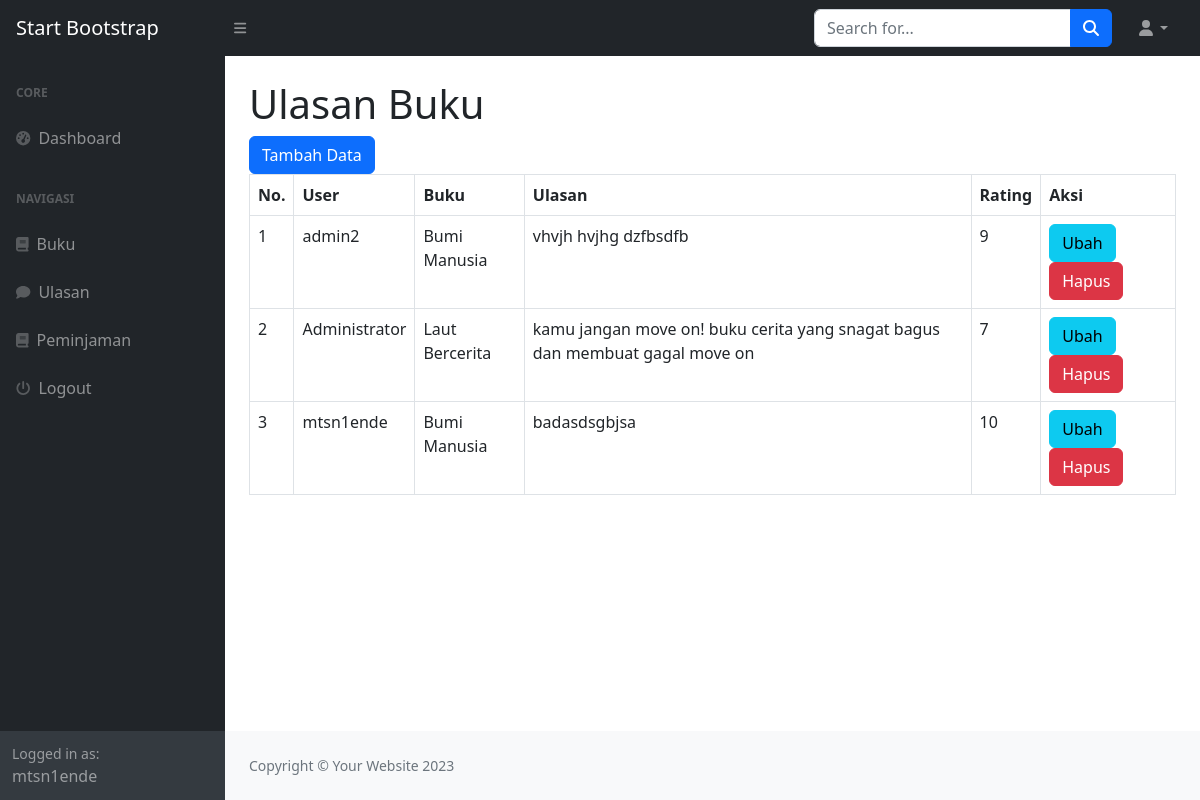
The page /index.php?page=ulasan (signed in) on the database its author committed.
### tables this page shows
CREATE TABLE `ulasan` (
  `id_ulasan` int(11) NOT NULL,
  `id_user` int(11) DEFAULT NULL,
  `id_buku` int(11) DEFAULT NULL,
  `ulasan` text NOT NULL,
  `rating` int(11) NOT NULL
);

CREATE TABLE `user` (
  `id_user` int(11) NOT NULL,
  `nama` varchar(255) DEFAULT NULL,
  `username` varchar(255) DEFAULT NULL,
  `password` varchar(255) DEFAULT NULL,
  `email` varchar(255) DEFAULT NULL,
  `alamat` text,
  `no_telepon` varchar(255) DEFAULT NULL,
  `level` enum('admin','petugas','peminjam') DEFAULT NULL
);

CREATE TABLE `buku` (
  `id_buku` int(11) NOT NULL,
  `id_kategori` int(11) DEFAULT NULL,
  `judul` varchar(255) DEFAULT NULL,
  `gambar` varchar(255) DEFAULT NULL,
  `penulis` varchar(255) DEFAULT NULL,
  `penerbit` varchar(255) DEFAULT NULL,
  `tahun_terbit` varchar(255) DEFAULT NULL,
  `deskripsi` text,
  `kuantitas` int(11) DEFAULT NULL
);

### ulasan.php (the view)
<h1 class="mt-4">Ulasan Buku</h1>
<div class="row">
    <div class="col-md-12">
        <a href="?page=ulasan_tambah" class="btn btn-primary">Tambah Data</a>
        <table class="table table-bordered" id="dataTable" width="100%" cellspacing="0">
            <tr>
                <th>No.</th>
                <th>User</th>
                <th>Buku</th>
                <th>Ulasan</th>
                <th>Rating</th>
                <th>Aksi</th>
            </tr>
            <?php
                $i=1;
                $query = mysqli_query($koneksi, "SELECT * FROM ulasan LEFT JOIN user on user.id_user=ulasan.id_user LEFT JOIN buku ON buku.id_buku=ulasan.id_buku");
                while ($data = mysqli_fetch_array($query)) :
            ?>
            <tr>
                <td><?= $i++; ?></td>
                <td><?= $data['nama']; ?></td>
                <td><?= $data['judul']; ?></td>
                <td><?= $data['ulasan']; ?></td>
                <td><?= $data['rating']; ?></td>
                <td>
                    <a href="?page=ulasan_ubah&&id=<?= $data['id_ulasan']?>" class="btn btn-info">Ubah</a>
                    <a onclick="return confirm('Apakah anda yakin menghapus data ini')" href="?page=ulasan_hapus&&id=<?= $data['id_ulasan']?>" class="btn btn-danger">Hapus</a>
                </td>
            </tr>
            <?php endwhile; ?>
        </table>
    </div>
</div>

### rows shown on the page
ulasan: id_user.nama "admin2", id_buku.judul "Bumi Manusia", ulasan "vhvjh hvjhg dzfbsdfb", rating "9"
ulasan: id_user.nama "Administrator", id_buku.judul "Laut Bercerita", ulasan "kamu jangan move on! buku cerita yang snagat bagus dan membuat gagal move on", rating "7"
ulasan: id_user.nama "mtsn1ende", id_buku.judul "Bumi Manusia", ulasan "badasdsgbjsa", rating "10"

### other values the page prints
$_SESSION['user']['nama'] "mtsn1ende"
